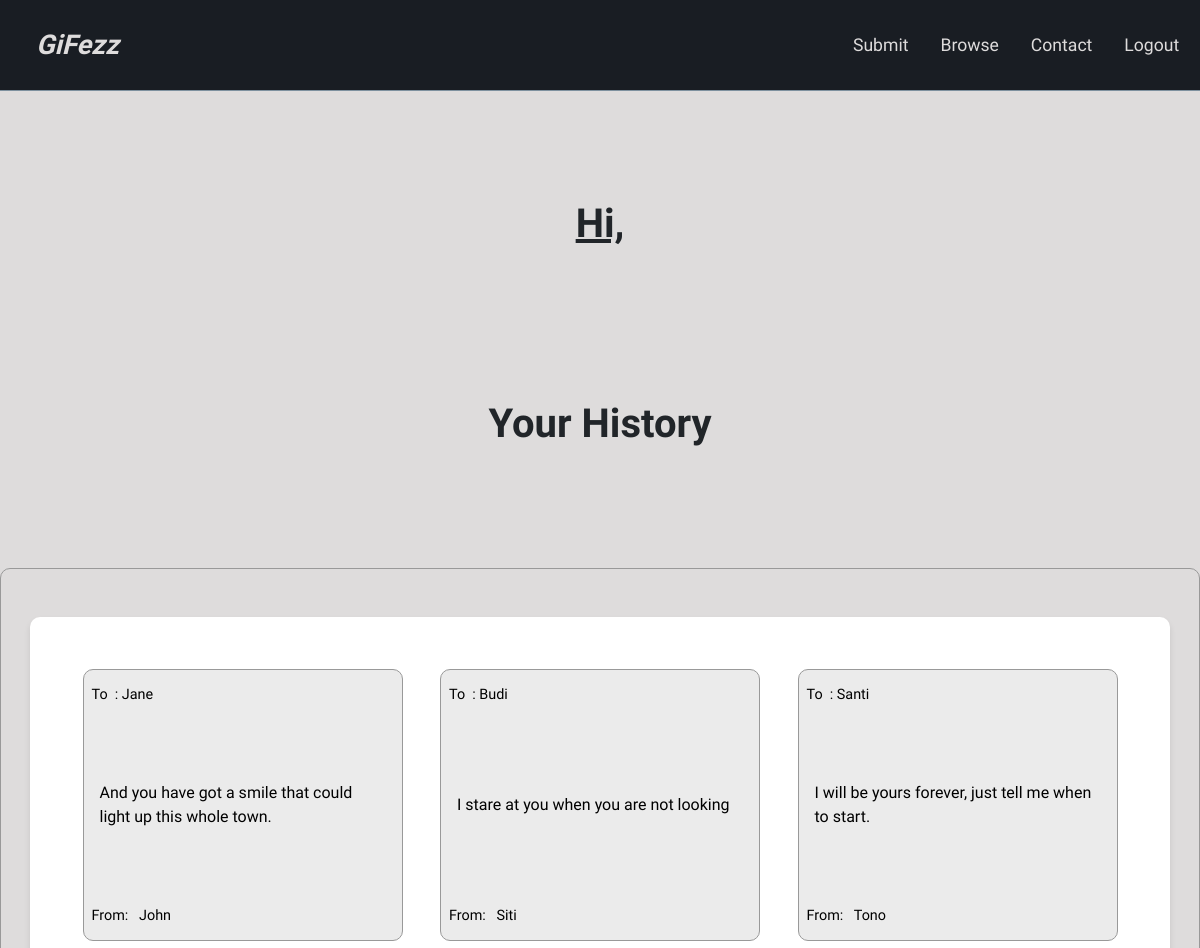
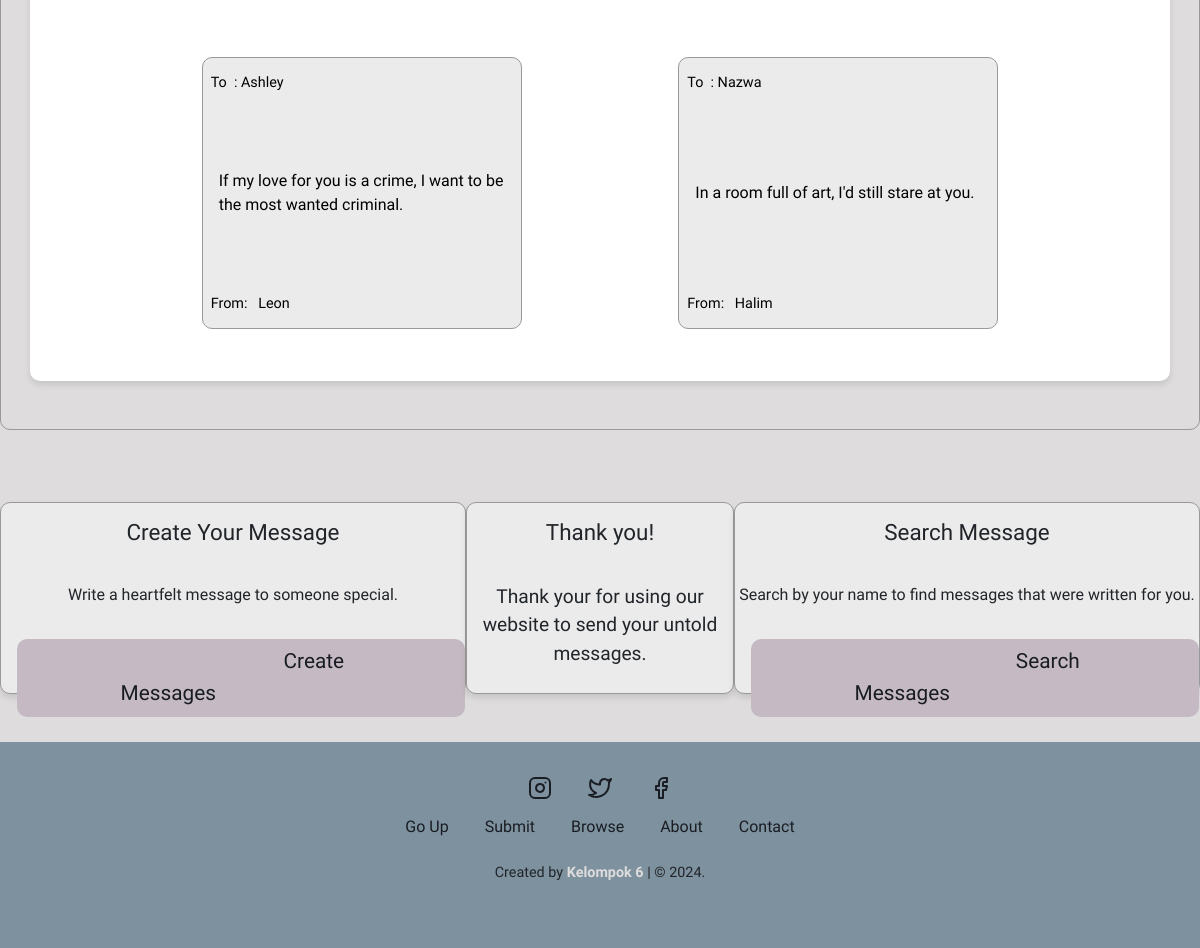
Page /akun.php (signed in) on the committed database (2 pictures, top to bottom).
### tables this page shows
CREATE TABLE `submit` (
  `id` int(11) NOT NULL,
  `akun` varchar(50) NOT NULL,
  `pengirim` varchar(50) NOT NULL,
  `penerima` varchar(50) NOT NULL,
  `pesan` text NOT NULL
);

### akun.php (the view, shortened to what this page needs)
<?php
require_once 'includes/conn.php';
?>
<!DOCTYPE html>
<html lang="en">
<head>
   <link rel="stylesheet" href="css/akun.css" />
   <link rel="stylesheet" href="css/search.css" />
   <link rel="stylesheet" href="css/bootstrap.css" />
   <link rel="stylesheet" href="css/home.css" />
</head>
<body>
   <nav class="navbarr">
      <a href="index.php" class="navbar-logo header">GiFezz</a>
      <div class="navbar-nav primary-font">
         <a href="submit.php">Submit</a>
         <a href="search.php">Browse</a>
         <a href="contact.php">Contact</a>
         <a href="process/logout.php">Logout</a>
      </div>
   </nav>
   <br id="home">
   <section>
      <div class="heroo">
         <div class="content">
            <h1 class="header">
               Hi, <?php echo "$_COOKIE[nama]"; ?>
            </h1>
            <br>
         </div>
      </div>
   </section>
   <div class="herooo">
      <div class="content">
         <h1 class="header">
            Your History
         </h1>
      </div>
   </div>
   <section class="confess">
      <div style="margin-top: 3rem;" class="container boxx">
         <?php
         $query = "SELECT * FROM submit WHERE akun = '$_COOKIE[uname]'";
         $result = mysqli_query($conn, $query);
         ?>
         <?php foreach ($result as $row) { ?>
            <a href="action.php?id= <?= $row["id"]; ?>" style="color:black; text-decoration:none;">
               <div class="confess-box primary-font">
                  <h5>To &nbsp;: <?= $row['penerima'] ?> </h5>
                  <p> <?= $row['pesan'] ?> </p>
                  <h5>From: &nbsp; <?= $row['pengirim'] ?> </h5>
               </div>
            </a>
         <?php } ?>
      </div>
   </section>
   <section>
      <div class="containerr">
         <div class="box">
            <div class="content header">
               <h3>Create Your Message</h3>
               <br />
               <p class="primary-font">
                  Write a heartfelt message to someone special.
               </p>
            </div>
            <div class="submit header" style="font-weight: 400;">
               <a href="">Create Messages</a>
            </div>
         </div>
         <div class="box">
            <div class="content header">
               <h3>Thank you!</h3>
               <br />
               <p class="primary-font" style="font-size: 1.2rem">
                  Thank your for using our website to send your untold messages.
               </p>
            </div>
         </div>
         <div class="box">
            <div class="content header">
               <h3>Search Message</h3>
               <br />
               <p class="primary-font">
                  Search by your name to find messages that were written for you.
               </p>
            </div>
            <div class="submit header" style="font-weight: 400;">
               <a href="">Search Messages</a>
            </div>
         </div>
      </div>
   </section>
   <footer>
      <div class="socials">
         <a href="#"><i data-feather="instagram"></i></a>
         <a href="#"><i data-feather="twitter"></i></a>
         <a href="#"><i data-feather="facebook"></i></a>
      </div>
      <div class="links primary-font">
         <a href="#home">Go Up</a>
         <a href="submit.php">Submit</a>
         <a href="search.php">Browse</a>
         <a href="about.php">About</a>
         <a href="">Contact</a>
      </div>
      <div class="credit header" style="font-weight: 400;">
         <p>Created by <span>Kelompok 6</span> | &copy; 2024.</p>
      </div>
   </footer>
</body>
</html>

### akun.css (style rules this page uses)
:root { --dark: #191d23; --dark-grey: #57707a; --grey: #7e919f; --bg: #dedcdc; --primary: #c5bac4; --primary2: #979dab; }
* { margin: 0; padding: 0; box-sizing: border-box; outline: none; border: none; text-decoration: none; }
html { scroll-behavior: smooth; }
body { background-color: var(--bg); }
.primary-font { font-family: "Edu AU VIC WA NT Pre", cursive; font-optical-sizing: auto; font-weight: 400; font-style: normal; }
.header { font-family: "Averia Gruesa Libre", system-ui; font-weight: 600; font-style: normal; }
.navbarr { display: flex; align-items: center; padding: 1rem 2% 1rem 3%; background-color: var(--dark); border-bottom: 1px solid var(--grey); position: fixed; top: 0; left: 0; right: 0; overflow: hidden; z-index: 9999; }
.navbarr .navbar-logo { font-size: 1.7rem; font-weight: 700; color: var(--bg); font-style: italic; }
.navbarr .navbar-nav { margin-left: 63%; display: flex; flex-direction: row; }
.navbarr .navbar-nav a { color: var(--bg); display: inline-block; font-size: 1.1rem; margin: 0 1rem; padding-bottom: 1rem; padding-top: 1rem; }
.containerr { display: flex; justify-content: space-evenly; }
.box { background-color: hsl(0, 0%, 92%); width: 30rem; height: 12rem; border-radius: 10px; border: 1px solid hsl(0, 0%, 60%); }
.box .content { text-align: center; margin-top: 1rem; }
.box .content h3 { font-size: 1.4rem; margin-bottom: 0.8rem; }
.box .content p { font-size: 1rem; }
.box .submit { background-color: var(--primary); width: 28rem; padding: 0.5rem 0; border-radius: 10px; margin-top: 2rem; cursor: pointer; text-align: center; margin-left: 1rem; }
.box .submit a { color: var(--dark); font-size: 1.3rem; padding: 0.2rem 9.1rem; }
.container { width: 600px; background: #fff; padding: 30px; border-radius: 10px; box-shadow: 0 4px 6px rgba(0, 0, 0, 0.1); margin-bottom: 3rem; }
.boxx { display: flex; flex-wrap: wrap; }
footer { background-color: var(--grey); text-align: center; padding: 1rem 0; margin-top: 3rem; padding-bottom: 3rem; }
footer .socials { padding: 1rem 0; }
footer .socials a { color: var(--dark); margin: 1rem; }
footer .links { margin-bottom: 1.4rem; }
footer .links a { color: var(--dark); padding: 0.7rem 1rem; }
footer .credit { font-size: 0.9rem; }
footer .credit span { color: var(--bg); font-weight: 700; }

### search.css (style rules this page uses)
body { font-family: Arial, sans-serif; margin: 0; padding: 0; background-color: #f8f8f8; }
.container { width: 600px; background: #fff; padding: 20px; border-radius: 10px; box-shadow: 0 4px 6px rgba(0, 0, 0, 0.1); }
.boxx { display: flex; flex-wrap: wrap; }

### rows in the picture
submit: penerima "Jane", pesan "And you have got a smile that could light up this whole town.", pengirim "John"
submit: penerima "Budi", pesan "I stare at you when you are not looking", pengirim "Siti"
submit: penerima "Santi", pesan "I will be yours forever, just tell me when to start.", pengirim "Tono"
submit: penerima "Ashley", pesan "If my love for you is a crime, I want to be the most wanted criminal.", pengirim "Leon"
submit: penerima "Nazwa", pesan "In a room full of art, I'd still stare at you.", pengirim "Halim"
